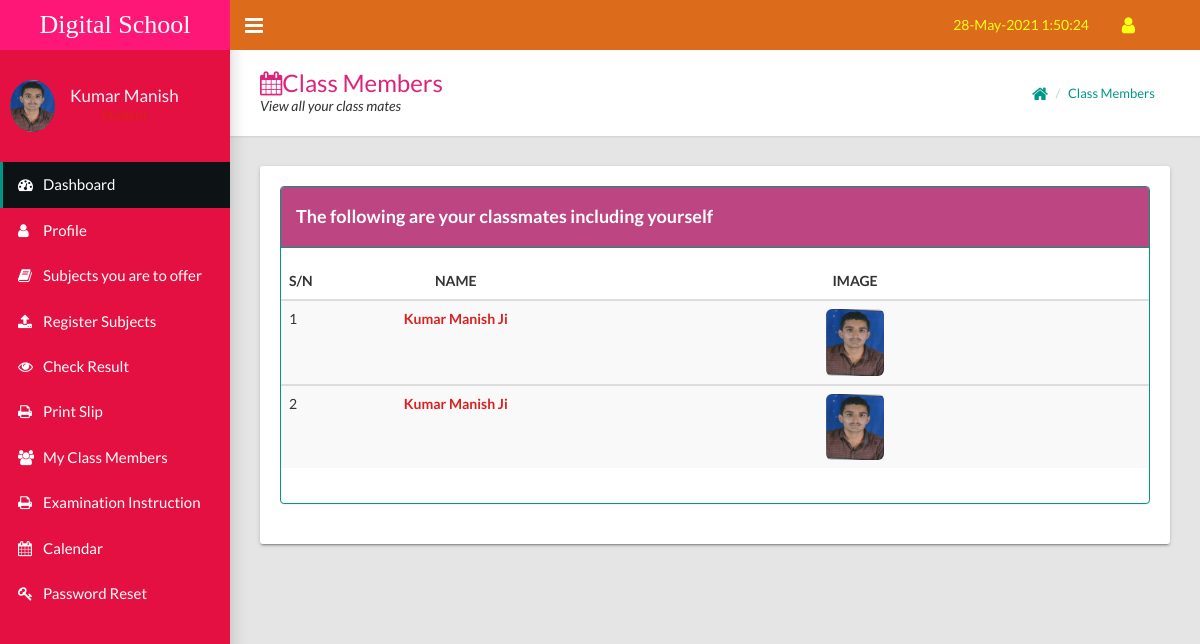
The page /resources/view/student_dashboard.php?view_class_members (signed in) on the database its author committed.
### tables this page shows
CREATE TABLE `students` (
  `id` int(10) NOT NULL,
  `gender` varchar(20) DEFAULT NULL,
  `firstname` varchar(50) DEFAULT NULL,
  `lastname` varchar(50) DEFAULT NULL,
  `othername` varchar(50) DEFAULT NULL,
  `dob` varchar(50) DEFAULT NULL,
  `mob` varchar(50) DEFAULT NULL,
  `yob` varchar(50) DEFAULT NULL,
  `contact_phone` varchar(20) DEFAULT NULL,
  `nearest_contact1` varchar(100) DEFAULT NULL,
  `nearest_contact2` varchar(100) DEFAULT NULL,
  `nearest_contact3` varchar(100) DEFAULT NULL,
  `health_conditions` varchar(200) DEFAULT NULL,
  `address` text DEFAULT NULL,
  `father_name` varchar(150) DEFAULT NULL,
  `father_occupation` varchar(150) DEFAULT NULL,
  `father_phone` varchar(20) DEFAULT NULL,
  `mother_name` varchar(150) DEFAULT NULL,
  `mother_occupation` varchar(150) DEFAULT NULL,
  `mother_phone` varchar(20) DEFAULT NULL,
  `state` varchar(50) DEFAULT NULL,
  `lga` varchar(200) DEFAULT NULL,
  `city` varchar(200) DEFAULT NULL,
  `nationality` varchar(50) DEFAULT NULL,
  `sponsor_name` varchar(50) DEFAULT NULL,
  `sponsor_phone` varchar(20) DEFAULT NULL,
  `sponsor_address` varchar(200) DEFAULT NULL,
  `sponsor_occupation` varchar(200) DEFAULT NULL,
  `relationship` varchar(20) DEFAULT NULL,
  `previous_school` varchar(250) DEFAULT NULL,
  `last_class_passed` varchar(50) DEFAULT NULL,
  `class` varchar(20) DEFAULT NULL,
  `reg_number` varchar(100) DEFAULT NULL,
  `gen_password` varchar(20) DEFAULT NULL,
  `passport` varchar(255) DEFAULT NULL,
  `date_of_reg` varchar(20) DEFAULT NULL,
  `time_of_reg` timestamp NULL DEFAULT current_timestamp()
);

### resources/view/student_dashboard.php (the view, shortened to what this page needs)
<?php
	require_once("../../public/connection.php");
?>
<?php
	$date = date('d-M-Y');
?>
<?php
	$query = " SELECT * FROM `students` WHERE id = '{$_SESSION['student']}' ";
	$run_query = mysqli_query($connection, $query);
	if(mysqli_num_rows($run_query) == 1){
		while($result = mysqli_fetch_assoc($run_query)){
            $surname = ucfirst($result['firstname']);
            $lastname = ucfirst($result['lastname']);
            $student_class = $result['class'];
			$student_class = $result['class'];
			$student_passport = "./".$result['passport'];
		}
	}
?>
<!DOCTYPE html>
<html>
  <head>
    <link rel='stylesheet' type='text/css' href='../../assets/css/main.css'>
    <link rel='stylesheet' type='text/css' href='../../assets/css/defined.css'>
    <link rel="stylesheet" href="../../assets/css/font-awesome-4.7.0/css/font-awesome.css">
  </head>
  <body class='sidebar-mini fixed'>
    <div class='wrapper'>
      <header class='main-header hidden-print'><a class='logo' href='index.html'>Digital School</a>
        <nav class='navbar navbar-static-top'>
          <a class='sidebar-toggle' href='#' data-toggle='offcanvas'></a>
          <div class='navbar-custom-menu'>
            <ul class='top-nav'>
              <li class='dropdown notification-menu'><a class='dropdown-toggle' href='#' data-toggle='dropdown' aria-expanded='false'><?php echo $date; ?> <span id='clockDisplay'></span></a>
              </li>
              <li class='dropdown'><a class='dropdown-toggle' href='#' data-toggle='dropdown' role='button' aria-haspopup='true' aria-expanded='false'><i class='fa fa-user fa-lg'></i></a>
              </li>
            </ul>
          </div>
        </nav>
      </header>
      <aside class='main-sidebar hidden-print'>
        <section class='sidebar'>
          <div class='user-panel'>
            <div class='pull-left image'><img class='img-circle' src='<?php echo $student_passport; ?>' alt='User Image'></div>
            <div class='pull-left info'>
              <p class='text-center'><?php echo $surname ." " .$lastname ; ?></p>
              <p class='designation text-center'><b>Student</b></p>
            </div>
          </div>
            <ul class='sidebar-menu'>
            <li class='active'><a href='student_dashboard.php?dashboard'><i class='fa fa-dashboard'></i><span>Dashboard</span></a></li>
            <li><a href='student_dashboard.php?profile'><i class='fa fa-user'></i><span>Profile</span></a></li>
            <li><a href='student_dashboard.php?subjects_to_offer'><i class='fa fa-book'></i><span>Subjects you are to offer</span></a></li>
            <li><a href='student_dashboard.php?student_register_subject'><i class='fa fa-upload'></i><span>Register Subjects</span></a></li>
            <li><a href='student_dashboard.php?student_check_result'><i class='fa fa-eye'></i><span>Check Result</span></a></li>
            <li><a href='student_dashboard.php?student_print_slip'><i class='fa fa-print'></i><span>Print Slip</span></a></li>
            <li><a href='student_dashboard.php?view_class_members'><i class='fa fa-users'></i><span>My Class Members</span></a></li>
			<li><a href='pdfexamad.html'><i class='fa fa-print'></i><span>Examination Instruction</span></a></li>
            <li><a href='student_dashboard.php?calendar'><i class='fa fa-calendar'></i><span>Calendar</span></a></li>
            <li><a href='student_dashboard.php?student_reset_password'><i class='fa fa-key'></i><span>Password Reset</span></a></li>
            </ul>
        </section>
      </aside>
      <div class='content-wrapper'>
        <?php
            if(isset($_GET['profile'])){
                require("student_profile.php");
            }
            elseif(isset($_GET['subjects_to_offer'])){
                require("subjects_to_offer.php");
            }
            elseif(isset($_GET['student_register_subject'])){
                require("student_register_subject.php");
            }
            elseif(isset($_GET['student_check_result'])){
                require("student_check_result.php");
            }
            elseif(isset($_GET['student_print_slip'])){
                require("student_print_slip.php");
            }
            elseif(isset($_GET['view_class_members'])){
                require("view_class_members.php");
            }
            elseif(isset($_GET['calendar'])){
                require("calendar.php");
            }
            elseif(isset($_GET['student_reset_password'])){
                require("student_reset_password.php");
            }
            elseif(isset($_GET['result'])){
                require("result.php");
            }
			elseif(isset($_GET['idcard'])){
				require("idcard.php");
			}
			elseif(isset($_GET['examinst'])){
				require("exam_instruction.html");
			}
			elseif(isset($_GET['upload'])){
				require("form.html");
			}
            elseif(isset($_GET['logout'])){
                SESSION_UNSET();
                redirect_to("../../login000/login.php");
            }
        ?>
  </body>
</html>

### resources/view/view_class_members.php (shortened to what this page needs)
<div class="page-title">
  <div>
    <h1><i class="fa fa-calendar"></i>Class Members</h1>
    <p>View all your class mates</p>
  </div>
  <div>
    <ul class="breadcrumb">
      <li><a href='student_dashboard.php'><i class="fa fa-home fa-lg"></i></a></li>
      <li><a href="#">Class Members</a></li>
    </ul>
  </div>
</div>
<div class="card">
    <div class='row'>
        <div class='col-xs-12 col-sm-12 col-md-12'>
			<div class='panel panel-primary'>
                <div class='panel-heading'>
                    <h4 class='log-text'>The following are your classmates including yourself</h4>
                </div>
                <div class='panel-body'>
                    <div class='row'>
					    <?php
                            $query = " SELECT * FROM `students` WHERE `class` = '{$student_class}' LIMIT 6 ";
                            $run_query = mysqli_query($connection, $query);
                            if(mysqli_num_rows($run_query) > 0){
                                $i = 0;
                                echo "
                                    <div class='table-responsive'>
                                        <table class='table table-striped table-hover'>
                                            <thead>
                                                <tr>
                                                    <th>S/N</th>
                                                    <th class='text-center'>NAME</th>
                                                    <th class='text-center'>IMAGE</th>
                                                </tr>
                                            </thead>
                                ";
                                while($result = mysqli_fetch_assoc($run_query)){
                                    $i++;
                                    $pix = $result['passport'];
                                    $lastname = ucfirst($result['lastname']);
                                    $othername = ucfirst($result['othername']);
                                    echo"
                                        <tbody>
                                            <tr>
                                                <td>{$i}</td>
                                                <td class='text-center'><b>{$surname} {$lastname} {$othername}</b></td>
                                                <td><center><img src='{$pix}' class='img-responsive img-rounded' style='width: 10%;' /></center></td>
                                            </tr>
                                        </tbody>
                                    ";
                                }
                            }
                        ?>
                    </div>
                </div>
            </div>
        </div>
    </div>
</div>

### rows shown on the page
students: passport (picture), firstname "Kumar", lastname "Manish", othername "Ji"
students: lastname "Manish", othername "Ji", passport (picture)
